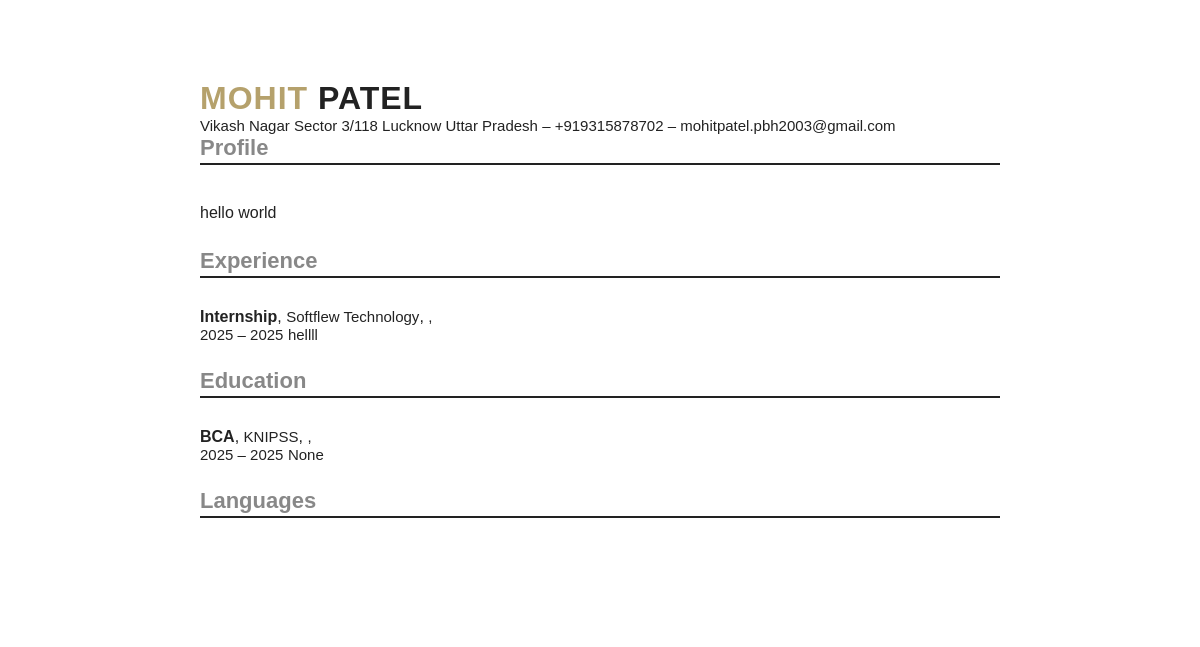
The page /preview/13/?template=classic (signed in) on the database its author committed.
### resume_builder_app/models.py (models this page shows, shortened)
class UserProfile(models.Model):
    user = models.OneToOneField(User, on_delete=models.CASCADE)
    phone = models.CharField(max_length=20, blank=True, null=True)
    address = models.TextField(blank=True, null=True)
    linkedin_url = models.URLField(blank=True, null=True)
    github_url = models.URLField(blank=True, null=True)
    website_url = models.URLField(blank=True, null=True)
    profile_picture = models.ImageField(upload_to='profile_pictures/', blank=True, null=True)
    created_at = models.DateTimeField(auto_now_add=True)
    updated_at = models.DateTimeField(auto_now=True)
    def __str__(self):
        return f"{self.user.username}'s Profile"

class Resume(models.Model):
    RESUME_TEMPLATES = [
        ('modern', 'Modern'),
        ('classic', 'Classic'),
        ('creative', 'Creative'),
        ('minimal', 'Minimal'),
    ]
    user = models.ForeignKey(User, on_delete=models.CASCADE)
    title = models.CharField(max_length=200)
    template = models.CharField(max_length=20, choices=RESUME_TEMPLATES, default='modern')
    summary = models.TextField(blank=True, null=True)
    ai_generated = models.BooleanField(default=False)
    created_at = models.DateTimeField(auto_now_add=True)
    updated_at = models.DateTimeField(auto_now=True)

class Experience(models.Model):
    resume = models.ForeignKey(Resume, on_delete=models.CASCADE, related_name='experiences')
    company = models.CharField(max_length=200)
    position = models.CharField(max_length=200)
    location = models.CharField(max_length=200, blank=True, null=True)
    start_date = models.DateField()
    end_date = models.DateField(blank=True, null=True)
    current = models.BooleanField(default=False)
    description = models.TextField()
    achievements = models.JSONField(default=list, blank=True)
    order = models.IntegerField(default=0)
    class Meta:
        ordering = ['-end_date', '-start_date']

class Education(models.Model):
    resume = models.ForeignKey(Resume, on_delete=models.CASCADE, related_name='educations')
    institution = models.CharField(max_length=200)
    degree = models.CharField(max_length=200)
    field_of_study = models.CharField(max_length=200)
    start_date = models.DateField()
    end_date = models.DateField(blank=True, null=True)
    current = models.BooleanField(default=False)
    gpa = models.DecimalField(max_digits=3, decimal_places=2, blank=True, null=True)
    description = models.TextField(blank=True, null=True)
    order = models.IntegerField(default=0)
    class Meta:
        ordering = ['-end_date', '-start_date']

### resume_builder_app/views.py (the view)
# urls.py: path('preview/<int:resume_id>/', views.preview_resume, name='preview_resume'),
@login_required
def preview_resume(request, resume_id):
    resume = get_object_or_404(Resume, id=resume_id, user=request.user)
    template = request.GET.get('template', resume.template)
    try:
        user_profile = UserProfile.objects.get(user=request.user)
    except UserProfile.DoesNotExist:
        user_profile = None
    print(f"Resume ID: {resume.id}")
    print(f"Resume Title: {resume.title}")
    print(f"Resume Summary: {resume.summary}")
    print(f"Resume Template: {resume.template}")
    print(f"User: {request.user.first_name} {request.user.last_name}")
    print(f"User Profile: {user_profile}")
    print(f"Experiences: {resume.experiences.count()}")
    print(f"Education: {resume.educations.count()}")
    print(f"Skills: {resume.skills.count()}")
    print(f"Projects: {resume.projects.count()}")
    print(f"Certifications: {resume.certifications.count()}")
    context = {
        'resume': resume,
        'template': template,
        'user_profile': user_profile,
    }
    return render(request, f'resume_builder_app/preview_{template}.html', context)

### templates/resume_builder_app/preview_classic.html (shortened to what this page needs)
{% extends 'base_resume.html' %}
{% block content %}
<div class="resume-classic-container">
    <div class="resume-header-bar">
        <span class="resume-header-name">{{ user.first_name|upper }}</span>
        <span class="resume-header-surname"> {{ user.last_name|upper }}</span><br>
        <span class="resume-header-contact">
            {% if user_profile.address %}{{ user_profile.address }}{% endif %}
            {% if user_profile.address or user_profile.city or user_profile.state or user_profile.zip_code or user_profile.country %} – {% endif %}
            {% if user_profile.phone %}{{ user_profile.phone }}{% endif %}
            {% if user.email %} – {{ user.email }}{% endif %}
        </span>
    </div>
    <div class="resume-section">
        <span class="resume-section-title">Profile</span>
        <div class="resume-section-divider">&nbsp;</div>
        <span class="resume-section-summary">{{ resume.summary }}</span>
    </div>
    <div class="resume-section">
        <span class="resume-section-title">Experience</span>
        <div class="resume-section-divider">&nbsp;</div>
        {% for experience in resume.experiences.all %}
        {% if experience.position or experience.company or experience.description %}
        <span class="resume-item">
            <span class="resume-item-position">{{ experience.position }}</span>,
            <span class="resume-item-company">{{ experience.company }}</span>,
            <span class="resume-item-location">{{ experience.city }}, {{ experience.state }}</span><br>
            <span class="resume-item-dates">{{ experience.start_date|date:'Y' }} – {% if experience.current %}present{% else %}{{ experience.end_date|date:'Y' }}{% endif %}</span>
            <span class="resume-item-description">{{ experience.description }}</span>
        </span>
        {% endif %}
        {% endfor %}
    </div>
    <div class="resume-section">
        <span class="resume-section-title">Education</span>
        <div class="resume-section-divider">&nbsp;</div>
        {% for education in resume.educations.all %}
        {% if education.degree or education.institution or education.description %}
        <span class="resume-item">
            <span class="resume-item-degree">{{ education.degree }}</span>,
            <span class="resume-item-institution">{{ education.institution }}</span>,
            <span class="resume-item-location">{{ education.city }}, {{ education.state }}</span><br>
            <span class="resume-item-dates">{{ education.start_date|date:'Y' }} – {% if education.current %}present{% else %}{{ education.end_date|date:'Y' }}{% endif %}</span>
            <span class="resume-item-description">{{ education.description }}</span>
        </span>
        {% endif %}
        {% endfor %}
    </div>
    <div class="resume-section">
        <span class="resume-section-title">Languages</span>
        <div class="resume-section-divider">&nbsp;</div>
    </div>
</div>
{% endblock %}

### static/css/resume_classic.css (style rules this page uses)
body, .resume-classic-container { font-family: 'Calibri', Arial, sans-serif; color: #222; background: #fff; }
.resume-classic-container { max-width: 800px; margin: 40px auto; padding: 40px 50px; border: none; }
.resume-header-name { font-size: 32px; font-weight: bold; color: #b5a16c; letter-spacing: 1px; }
.resume-header-surname { font-size: 32px; font-weight: bold; color: #222; letter-spacing: 1px; }
.resume-header-contact { font-size: 15px; color: #222; margin-top: 8px; }
.resume-section { margin-bottom: 24px; text-align: left; }
.resume-section-title { font-size: 22px; font-weight: bold; color: #888; margin-bottom: 12px; padding-bottom: 2px; border-bottom: 2px solid #222; display: block; }
.resume-section-summary { font-size: 16px; color: #222; margin-top: 8px; display: block; line-height: 1.3; }
.resume-item { margin-bottom: 18px; }
.resume-item-title, .resume-item-position, .resume-item-degree { font-weight: bold; font-size: 16px; color: #222; }
.resume-item-company, .resume-item-institution, .resume-item-location, .resume-item-dates { color: #222; font-size: 15px; font-weight: normal; }
.resume-item-description { font-size: 15px; color: #222; margin-top: 2px; }

### rows shown on the page
UserProfile: address "Vikash Nagar Sector 3/118 Lucknow Uttar Pradesh", phone "+919315878702"
Resume: summary "hello world"
Experience: position "Internship", company "Softflew Technology", start_date "2025", end_date "2025", description "hellll"
Education: degree "BCA", institution "KNIPSS", start_date "2025", end_date "2025", description "None"

### other values the page prints
{{ user.first_name|upper }} "MOHIT"
{{ user.last_name|upper }} "PATEL"
{{ user.email }} "mohitpatel.pbh2003@gmail.com"
